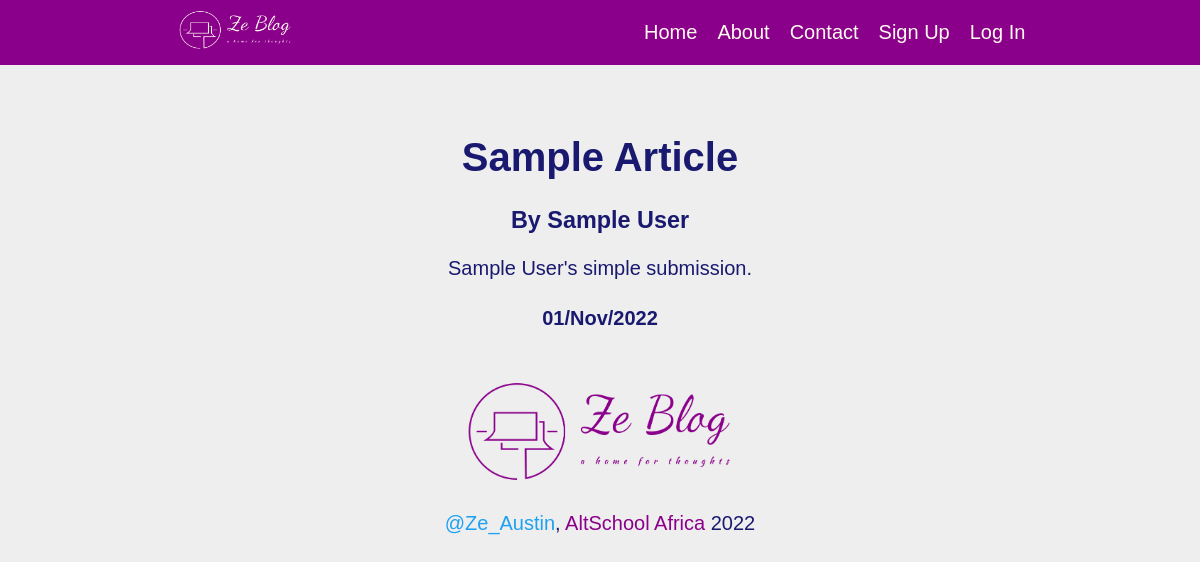
The app's page /article/1/ with its own data.
### app.py (models this page shows, shortened)
class Article(db.Model):
    __tablename__ = "articles"
    id = db.Column(db.Integer, primary_key=True)
    title = db.Column(db.String(80), nullable=False)
    content = db.Column(db.String, nullable=False)
    created_on = db.Column(db.DateTime, default=datetime.now())
    user_id = db.Column(db.Integer, db.ForeignKey(
        "users.id"), unique=False, nullable=False)
    author = db.Column(db.String, nullable=False)
    created_by = db.relationship("User", back_populates="articles_by")

### app.py (the view)
@app.route('/article/<int:id>/')
def article(id):
    article = Article.query.get_or_404(id)
    context = {
        "article": article
    }
    return render_template('article.html', **context)

### templates/article.html (shortened to what this page needs)
{% extends 'base.html' %} {% block content %}
<br />
<h1>{{article.title}}</h1>
<h3>By {{article.author}}</h3>
<p class="article-control"><pre>{{article.content}}</pre></p>
<h4>{{article.created_on.strftime('%d/%b/%Y')}}</h4>
 {% endblock content %}

### templates/base.html (shortened to what this page needs)
<!DOCTYPE html>
<html lang="en">
  <head>
    <link
      rel="stylesheet"
      href="{{url_for('static',filename= 'css/main.css')}}"
    />
  </head>
  <body>
    <header>
      <div class="logo">
        <a href="{{url_for('index')}}">
          <img
            src="{{url_for('static',filename= 'Ze_Blog_Logo/site.png')}}"
            alt="Logo"
            width="120"
            height="40"
          />
        </a>
      </div>
      <div class="nav-item">
        {% if current_user.is_authenticated %}
        <a href="{{url_for('index')}}">Home</a>
        <a href="{{url_for('about')}}">About</a>
        <a href="{{url_for('contribute')}}">Contribute</a>
        <a href="{{url_for('contact')}}">Contact</a>
        <a href="{{url_for('logout')}}">Log Out</a>
        {% else %}
        <a href="{{url_for('index')}}">Home</a>
        <a href="{{url_for('about')}}">About</a>
        <a href="{{url_for('contact')}}">Contact</a>
        <a href="{{url_for('register')}}">Sign Up</a>
        <a href="{{url_for('login')}}">Log In</a>
        {% endif %}
      </div>
    </header>
    <main class="container">{% block content %}{% endblock content %}</main>
    <footer class="container">
      <div class="container">
          <a href="{{url_for('index')}}">
            <img
              src="{{url_for('static',filename= 'Ze_Blog_Logo/inverted.png')}}"
              alt="Logo"
              width="100%"
              height="33%"
            />
          </a>
      </div>
      <p class="footer">
        <a href="https://twitter.com/Ze_Austin" class="twitter" target="_blank"
          >@Ze_Austin</a
        >,
        <a href="https://altschoolafrica.com/schools/engineering"
          >AltSchool Africa</a
        >
      </p>
    </footer>
  </body>
</html>

### static/css/main.css (style rules this page uses)
* { font-family: Arial, Helvetica, sans-serif; box-sizing: border-box; }
body { margin: 0; text-align: center; background-color: #eee; color: midnightblue; font-size: 20px; }
header { display: flex; flex-flow: row wrap; justify-content: space-between; margin-bottom: 20px; background-color: darkmagenta; min-height: 50px; max-height: auto; }
header > * { flex: 1 1 auto; }
.nav-item, .logo { display: flex; flex-wrap: wrap; align-content: center; justify-content: center; }
header a { margin: 10px; color: floralwhite; text-decoration: none; white-space: nowrap; }
a { text-decoration: none; color: darkmagenta; }
.container { width: 50%; margin: auto; }
.form-control, .article-control { width: 100%; }
p { margin: 1em; }
footer { color: midnightblue; padding: 20px; }
.twitter { text-decoration: none; color: #1da1f2; }

### records on screen
Article: title "Sample Article", author "Sample User", content "Sample User's simple submission.", created_on "01/Nov/2022"
